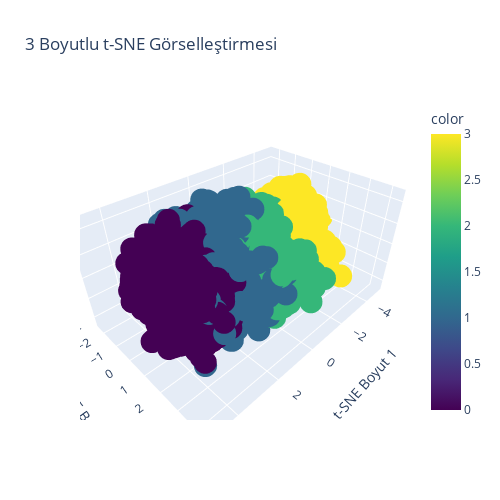

Notebook source saved alongside this figure:
### Code cell
# DataFrame
df_tsne = pd.DataFrame({
    'tsne1': X_reduced[:, 0],
    'tsne2': X_reduced[:, 1],
    'tsne3': X_reduced[:, 2],
    'label': y_balanced
})

# Etkileşimli 3B scatter plot
fig = px.scatter_3d(df_tsne, x='tsne1', y='tsne2', z='tsne3',
                    color=y_balanced,
                    title='3 Boyutlu t-SNE Görselleştirmesi',
                    labels={'tsne1': 't-SNE Boyut 1',
                            'tsne2': 't-SNE Boyut 2',
                            'tsne3': 't-SNE Boyut 3'},
                    color_continuous_scale='viridis')

fig.update_layout(
    width=500,  # piksel cinsinden genişlik
    height=500, # piksel cinsinden yükseklik
    autosize=False  # otomatik boyutlandırmayı kapat
)


fig.show()

### Figure 1 — Plotly figure (JSON) as saved in the notebook; plotly's stock layout.template omitted (floating-point values rounded to 4 significant figures; data arrays with more than 128 entries replaced by an {"elided": "..."} marker saying what was removed)
{"data": [{"hovertemplate": "t-SNE Boyut 1=%{x}<br>t-SNE Boyut 2=%{y}<br>t-SNE Boyut 3=%{z}<br>color=%{marker.color}<extra></extra>", "legendgroup": "", "marker": {"color": {"elided": "7936 float values"}, "coloraxis": "coloraxis", "symbol": "circle"}, "mode": "markers", "name": "", "scene": "scene", "showlegend": false, "x": {"elided": "7936 float values"}, "y": {"elided": "7936 float values"}, "z": {"elided": "7936 float values"}, "type": "scatter3d"}], "layout": {"scene": {"domain": {"x": [0.0, 1.0], "y": [0.0, 1.0]}, "xaxis": {"title": {"text": "t-SNE Boyut 1"}}, "yaxis": {"title": {"text": "t-SNE Boyut 2"}}, "zaxis": {"title": {"text": "t-SNE Boyut 3"}}}, "coloraxis": {"colorbar": {"title": {"text": "color"}}, "colorscale": [[0.0, "#440154"], [0.1111, "#482878"], [0.2222, "#3e4989"], [0.3333, "#31688e"], [0.4444, "#26828e"], [0.5556, "#1f9e89"], [0.6667, "#35b779"], [0.7778, "#6ece58"], [0.8889, "#b5de2b"], [1.0, "#fde725"]]}, "legend": {"tracegroupgap": 0}, "title": {"text": "3 Boyutlu t-SNE Görselleştirmesi"}, "width": 500, "height": 500, "autosize": false}}
